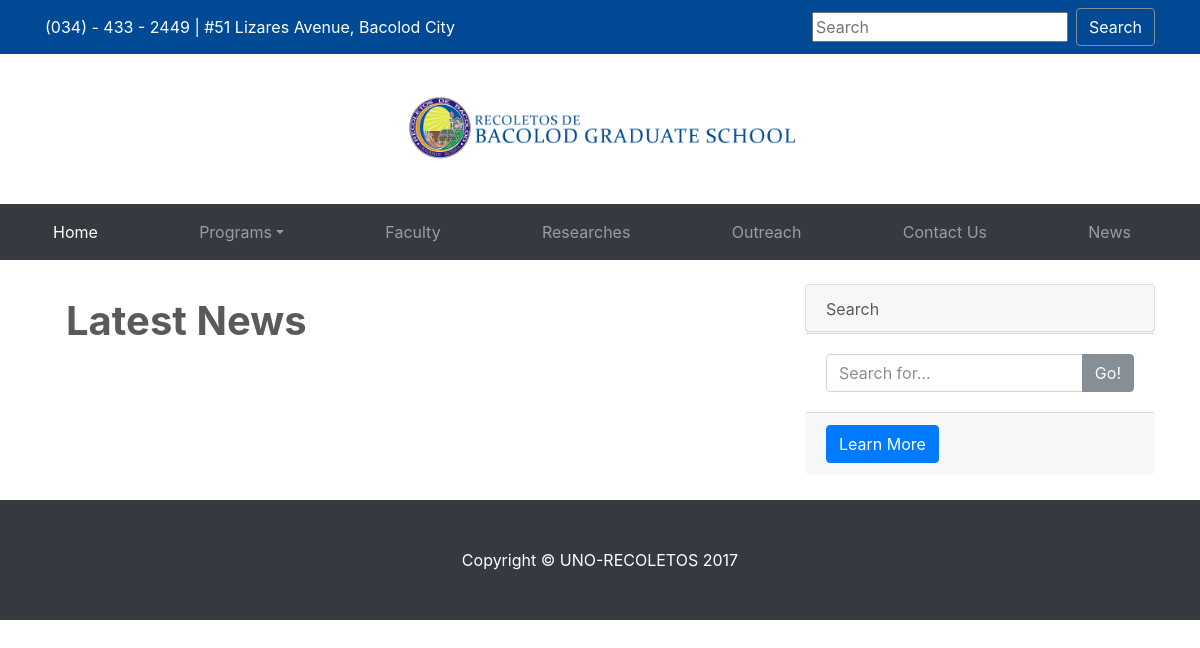
The app's page /news, older data.
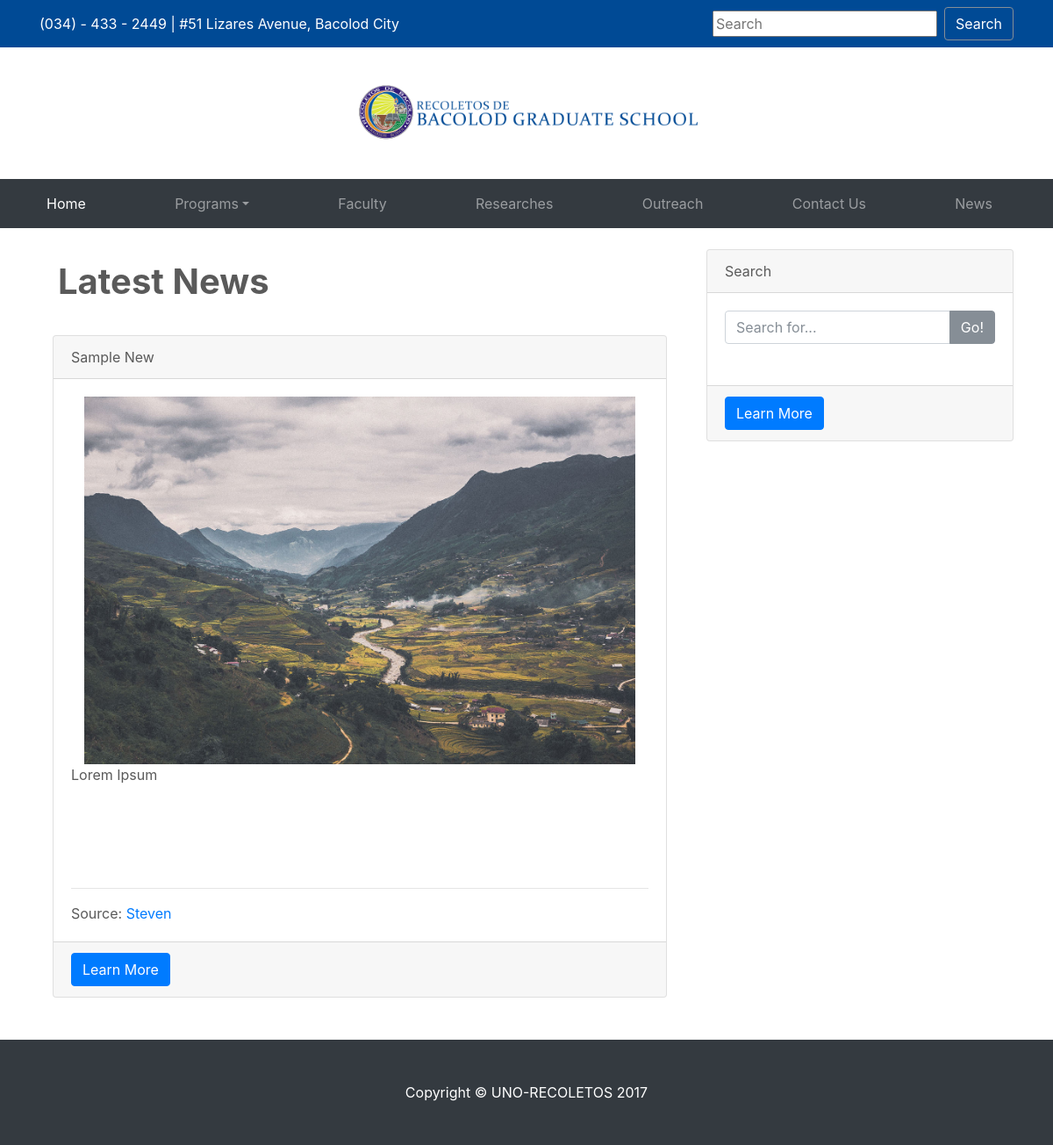
The same page, newer data.
### website/models.py (models this page shows, shortened)
class NewsPost(models.Model):
	news_title = models.CharField(null="", max_length=1000)
	news_description = models.CharField(null="",max_length=10000)
	news_author = models.CharField(null="",max_length=1000)
	news_image = models.FileField(null="")

### website/views.py (the view)
# urls.py: url(r'^news' , views.news, name='news'),
def news(request, template_name='website/news.html'):
	news = NewsPost.objects.all()
	data = {'news' : news}
	return render(request, template_name, data)

### website/templates/website/news.html
{% extends 'website/base.html' %}
{% load static %}
{% block content %}
<div class="container">
  <br>
  <div class="row">
    <div class="col-md-8">
        <div class="alert alert-heading" role="alert">
            <h1>
                <strong>Latest News</strong>
            </h1>
        </div>
        {% for NewsPost in news %}
        <div class="col-lg-12">
          <div class="card">
            <div class="card-header">
              {{NewsPost.news_title}}
            </div>
            <div class="card-body">
                <img src="{{ NewsPost.news_image.url }}" alt="" class="col-sm-12">
                <p class="card-title" style="height:125px;">
                    {{ NewsPost.news_description }}
                </p>
                <hr>
              <p class="card-text"> Source: <a href="#">{{NewsPost.news_author}}</a></p>
            </div>
            <div class="card-footer">
              <a href="#" class="btn btn-primary">Learn More</a>
            </div>
          </div>
        </div>
        <br>
        {% endfor %}
    </div>
    <div class="col-md-4">
          <div class="card h-25">
            <div class="card-header">
              Search
            </div>
            <div class="card-body">
              <div class="input-group">
                <input type="text" class="form-control" placeholder="Search for...">
                <span class="input-group-btn">
                  <button class="btn btn-secondary" type="button">Go!</button>
                </span>
              </div>
            </div>
            <div class="card-footer">
              <a href="#" class="btn btn-primary">Learn More</a>
            </div>
          </div>
    </div>
  </div>
  <br>
</div>
{% endblock %}

Row changes from the older to the newer data that the page shows:
added NewsPost: news_title "Sample New", news_image (picture), news_description "Lorem Ipsum", news_author "Steven"
